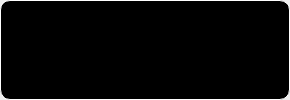
             <widget class="QWidget" name="stackedProfitableTradeupsNoTradeupFound">
              <layout class="QVBoxLayout" name="verticalLayout_47">
               <property name="leftMargin">
                <number>0</number>
               </property>
               <property name="topMargin">
                <number>0</number>
               </property>
               <property name="rightMargin">
                <number>0</number>
               </property>
               <property name="bottomMargin">
                <number>0</number>
               </property>
               <item>
                <widget class="QWidget" name="noTradeupFound" native="true">
                 <property name="styleSheet">
                  <string notr="true">#noTradeupFound{
	background-color: rgb(0, 0, 0);
	border: 1px solid white;
	border-radius: 10px
}
</string>
                 </property>
                 <layout class="QVBoxLayout" name="verticalLayout_46">
                  <property name="leftMargin">
                   <number>0</number>
                  </property>
                  <property name="topMargin">
                   <number>0</number>
                  </property>
                  <property name="rightMargin">
                   <number>0</number>
                  </property>
                  <property name="bottomMargin">
                   <number>0</number>
                  </property>
                  <item>
                   <widget class="QWidget" name="widget_12" native="true">
                    <layout class="QVBoxLayout" name="verticalLayout_63">
                     <item alignment="Qt::AlignHCenter">
                      <widget class="QLabel" name="label_15">
                       <property name="font">
                        <font>
                         <family>SystemHud</family>
                         <pointsize>18</pointsize>
                         <weight>50</weight>
                         <bold>false</bold>
                        </font>
                       </property>
                       <property name="text">
                        <string>-- No tradeup selected --</string>
                       </property>
                      </widget>
                     </item>
                    </layout>
                   </widget>
                  </item>
                 </layout>
                </widget>
               </item>
              </layout>
             </widget>
